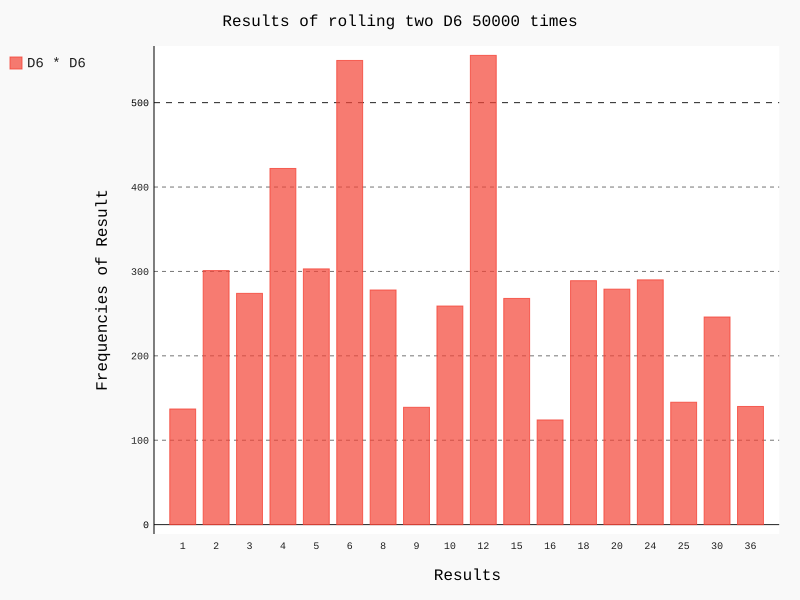

Write Python code to recreate this figure.
import pygal
from die import Die

die1 = Die()
die2 = Die()

results = [die1.roll_die() * die2.roll_die() for i in range(5000)]
values = list(set([x*y for x in range(1, die1.num_sides+1) for y in range(1, die2.num_sides+1)]))
values.sort()
# print(values)
frequencies = [results.count(value) for value in values]

bar = pygal.Bar()

bar.title = 'Results of rolling two D6 50000 times'
bar.x_labels = [str(i) for i in values]
bar.x_title = 'Results'
bar.y_title = 'Frequencies of Result'

bar.add('D6 * D6', frequencies)

bar.render_to_file('die_visual.svg')
